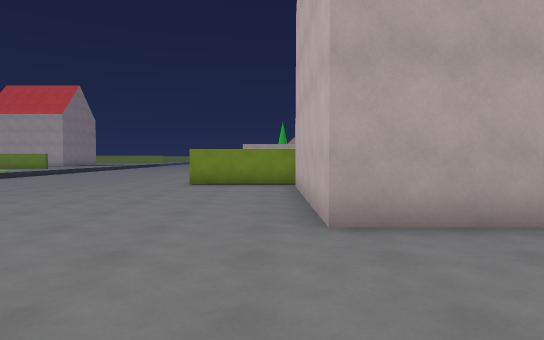
View 1 (above)

24 first-person views from a walk through a 3-D level made in the Godot game engine. The camera is 1.4 m above the floor, tilts 2° down and sees 75° across. Doors that lead somewhere are drawn open, without their leaves. The floor is counted in squares, 2 m on a side. Each view is taken from the middle of a square. On the plan, view 1 faces up. The plan holds only what a view shows up to about 11 squares ahead; the rest is blank. The place goes on beyond the plan.

View 2
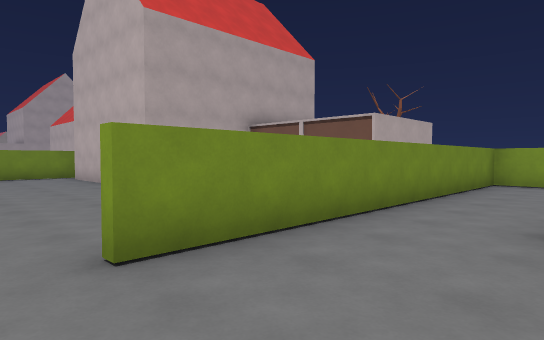

View 3
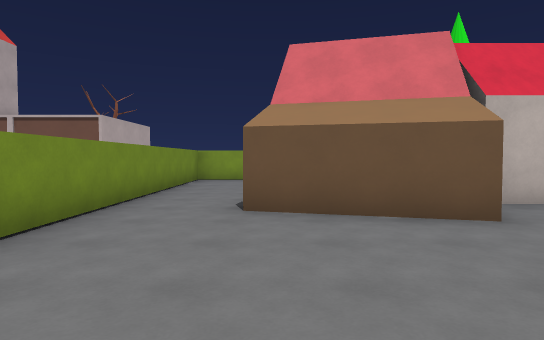

View 4
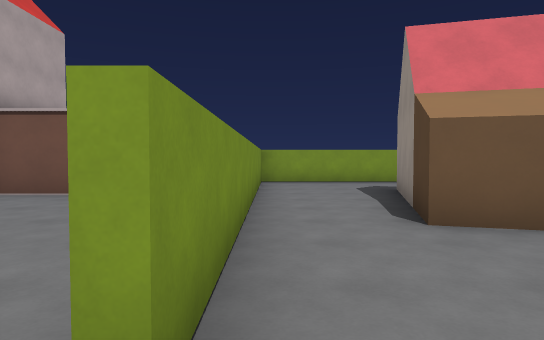

View 5
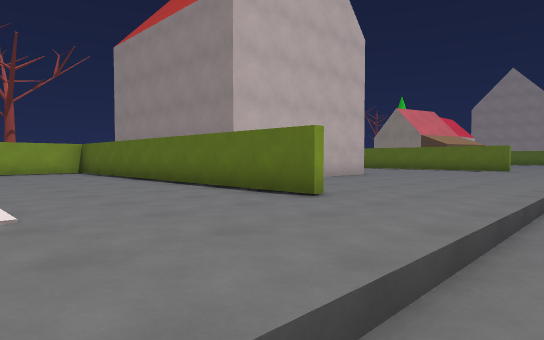

View 6
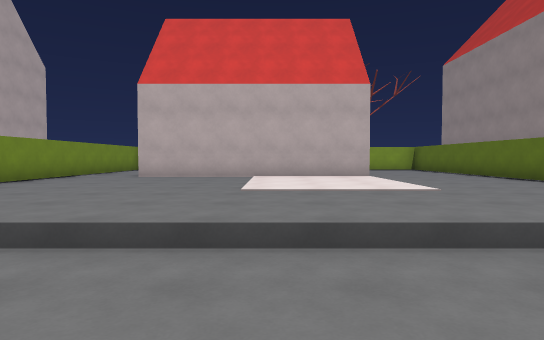

View 7
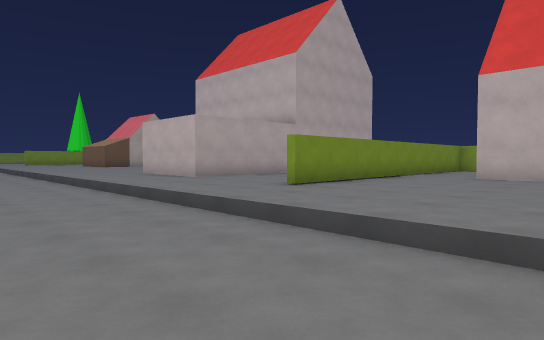

View 8
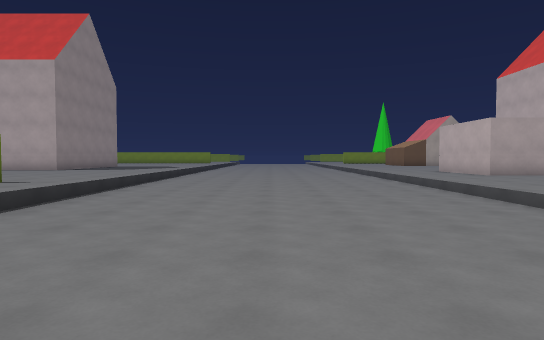

View 9
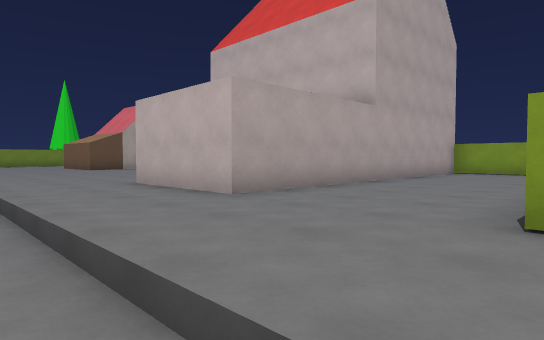

View 10
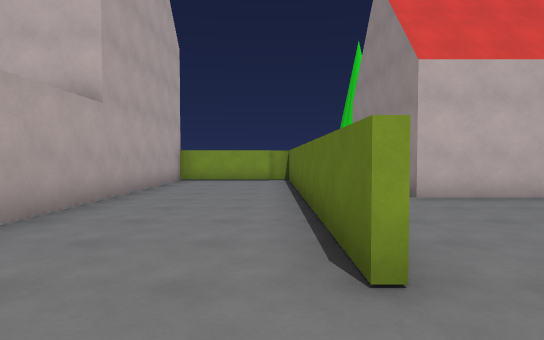

View 11
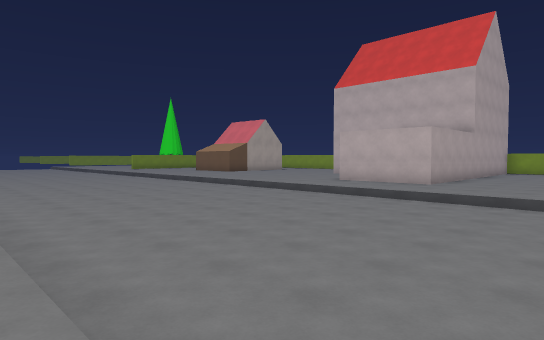

View 12
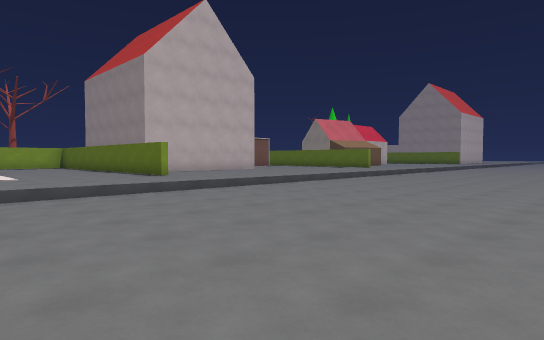

View 13
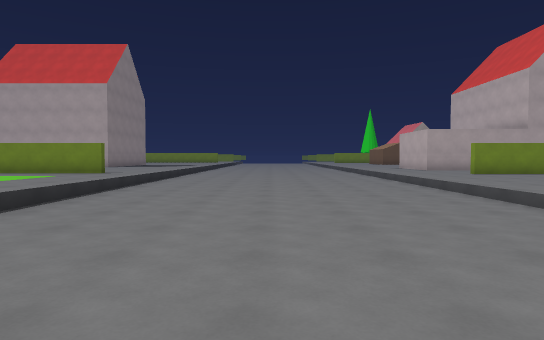

View 14
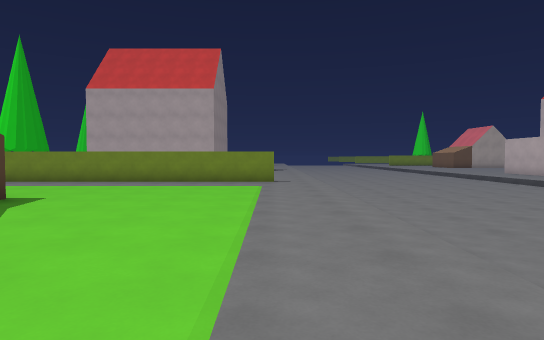

View 15
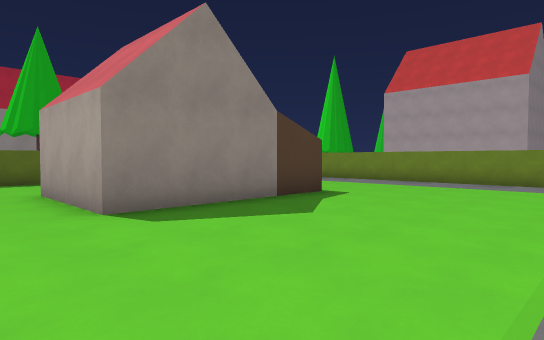

View 16
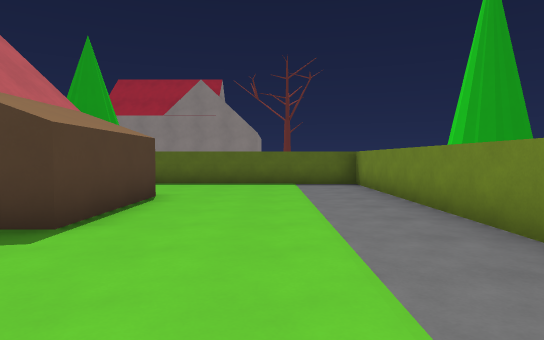

View 17
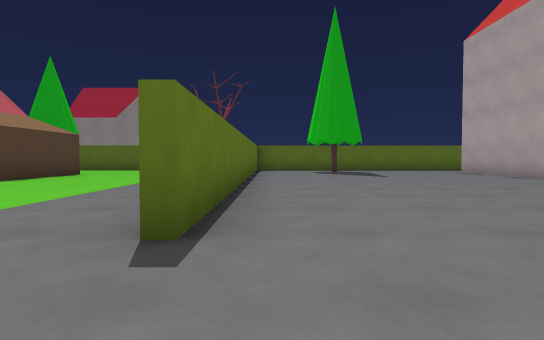

View 18
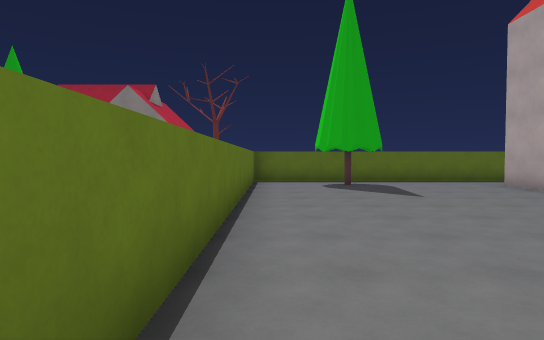

View 19
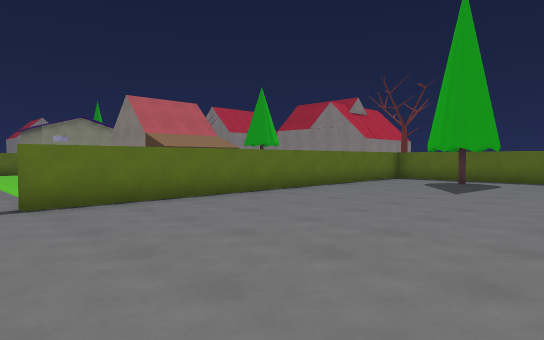

View 20
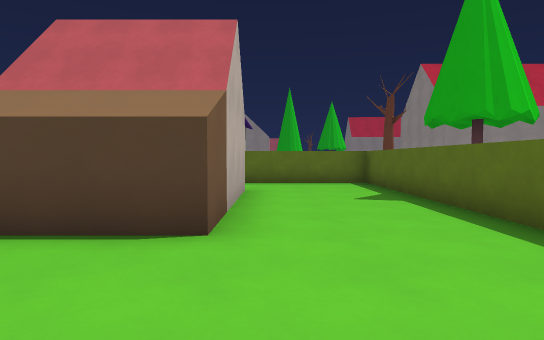

View 21
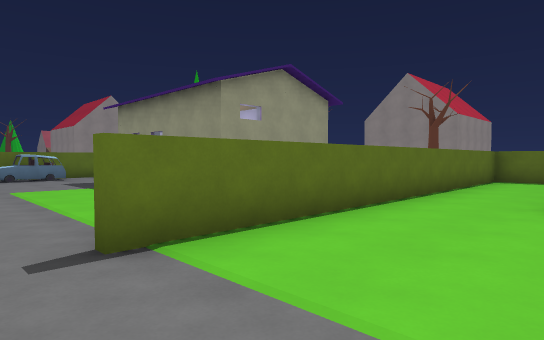

View 22
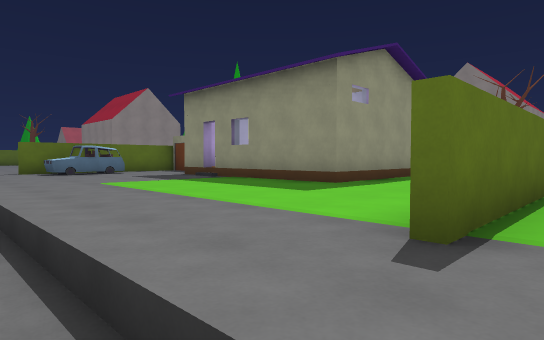

View 23
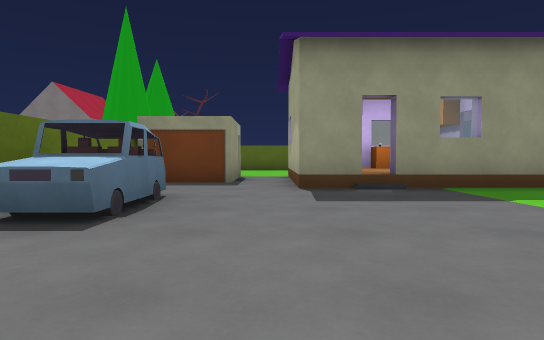

View 24
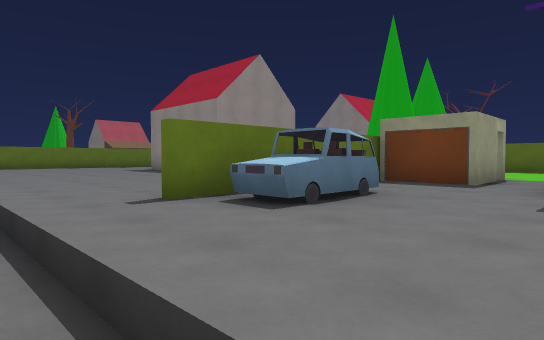

### Floor plan
Key: @ floor where view 1 was taken; # wall or solid block; . main floor; - floor 0.5 m lower than the main floor; D open door; ^ raised ledge; H house; C car; G garage.
Columns run from 24 left of view 1 to 7 right of it. Each row starts with its distance up from view 1.
 26 #............-------..H
 25 #............-------..H
 24 #  ..........-------..HHHHHHHHH#
 23 ###..........-------...........#
 22 #............-------...........#
 21 #............-------...........#
 20 ############.-------..##########
 19 #............-------..........
 18 #............-------.......HHHHH
 17 #............-------.......
 16 #...HHH......-------.......
 15 #...H  ......-------...
 14 #...H  ......-------...
 13 #...H  ......-------...
 12 #...HHH......-------..........
 11 #............-------...........#
 10 #............-------...........#
  9 ############.-------..##########
  8         .....-------.....H
  7       .......-------.....H
  6      ###.....-------.....H
  5       DD..... ------.....H
  4     #^  ..... ------.....HHH
  3     ##  D....  ---- ........H
  2      # #D....- ---   .......H
  1   ...........- --    .......H
  0 #....GG......-       ...@.  HHH
 -1 #     GG#CCC.-       .##########
 -2            ..-       ..........#
 -3           ...        ..........#
 -4           ...       .....HH....#
 -5          ....        ....   H..#
 -6          ....         ..H   H  #
 -7     HHH  ....          ...HHH
 -8         .....
 -9         ....

Where each view was taken, in squares from view 1:
view 1: 0 up, 0 right, facing up
view 2: 4 down, 3 left, facing up-right
view 3: 4 down, 4 left, facing right
view 4: 2 down, 3 left, facing right
view 5: 13 up, 5 left, facing down-right
view 6: 15 up, 7 left, facing right
view 7: 16 up, 7 left, facing up-right
view 8: 14 up, 8 left, facing up
view 9: 20 up, 5 left, facing up-right
view 10: 21 up, 4 left, facing right
view 11: 20 up, 12 left, facing up-right
view 12: 14 up, 11 left, facing down-right
view 13: 10 up, 8 left, facing up
view 14: 10 up, 13 left, facing up
view 15: 10 up, 13 left, facing up-left
view 16: 18 up, 14 left, facing left
view 17: 21 up, 11 left, facing left
view 18: 21 up, 13 left, facing left
view 19: 26 up, 12 left, facing down-left
view 20: 19 up, 21 left, facing down
view 21: 12 up, 12 left, facing down-left
view 22: 10 up, 11 left, facing down-left
view 23: 1 up, 11 left, facing left
view 24: 2 up, 11 left, facing down-left
